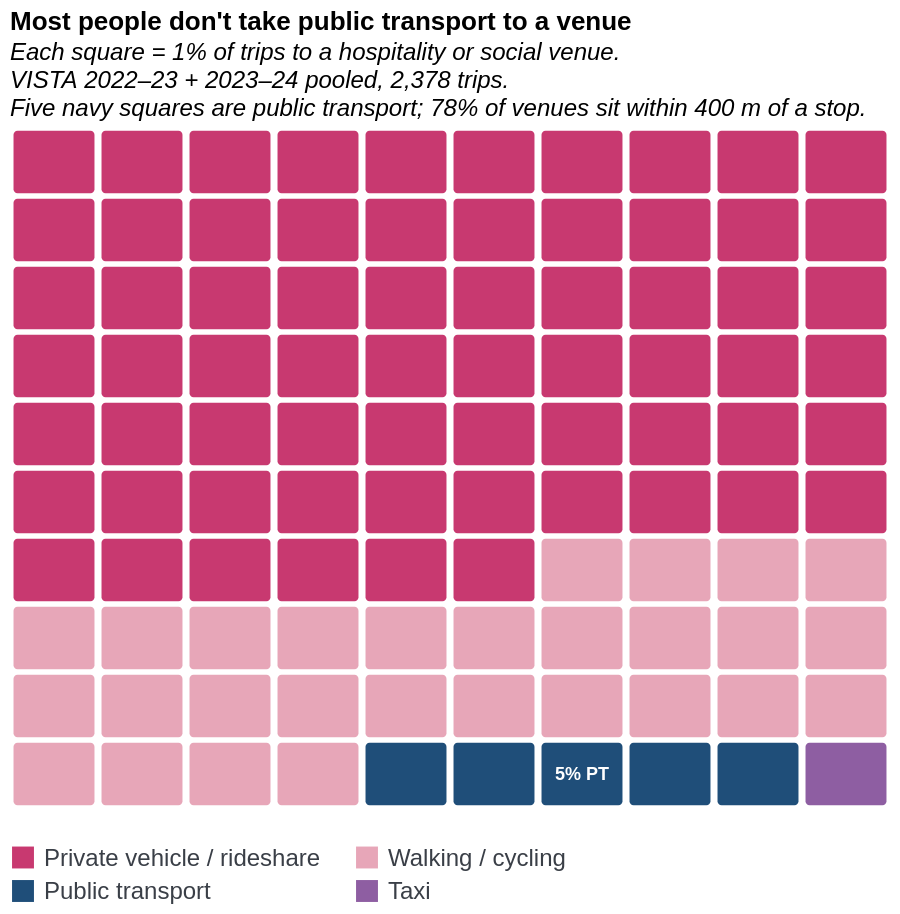

The Vega-Lite source for this figure:
### Vega-Lite specification from a JSON file in a GitHub repository (floating-point values rounded to 4 significant figures)
{"$schema": "https://vega.github.io/schema/vega-lite/v5.json", "description": "Chart 21 — Waffle unit chart: 100 boxes each = 1 percentage point of trips to a hospitality or social venue by main mode. VISTA 2022-23 + 2023-24 pooled, 2,378 surveyed trips. Each box is generated inline via a sequence transform — no CSV required. The layout is a 10x10 grid with 44 px horizontal steps and 34 px vertical steps, keeping the plotted height aligned with chart-19 while making the boxes wider. Five navy boxes (indices 94–98) are public transport (5.3% rounded to 5), sitting in the bottom row against a sea of grey (66 car boxes) and light-grey (28 walking boxes). The visual makes the 5-vs-66 asymmetry visceral rather than merely numerical. The proximity paradox hook ('78% of venues sit within 400 m of a stop') is embedded in the wrapped subtitle. Data: VISTA, DTP Victoria, CC BY 4.0; derived by scripts/derive_hospitality_modes.py.", "title": {"text": "Most people don't take public transport to a venue", "subtitle": ["Each square = 1% of trips to a hospitality or social venue.", "VISTA 2022–23 + 2023–24 pooled, 2,378 trips.", "Five navy squares are public transport; 78% of venues sit within 400 m of a stop."], "anchor": "start", "subtitleFontStyle": "italic"}, "width": {"step": 44}, "height": {"step": 34}, "data": {"sequence": {"start": 0, "stop": 100, "as": "index"}}, "transform": [{"calculate": "datum.index % 10", "as": "col"}, {"calculate": "floor(datum.index / 10)", "as": "row"}, {"calculate": "datum.index < 66 ? 'Private vehicle / rideshare' : datum.index < 94 ? 'Walking / cycling' : datum.index < 99 ? 'Public transport' : 'Taxi'", "as": "mode_group"}, {"calculate": "datum.mode_group == 'Private vehicle / rideshare' ? '65.7%' : datum.mode_group == 'Walking / cycling' ? '27.5%' : datum.mode_group == 'Public transport' ? '5.3%' : '1.2%'", "as": "share_label"}], "layer": [{"mark": {"type": "rect", "cornerRadius": 2}, "encoding": {"x": {"field": "col", "type": "ordinal", "title": null, "axis": null, "scale": {"paddingInner": 0.08, "paddingOuter": 0.04}}, "y": {"field": "row", "type": "ordinal", "title": null, "axis": null, "scale": {"paddingInner": 0.08, "paddingOuter": 0.04}}, "color": {"field": "mode_group", "type": "nominal", "title": null, "scale": {"domain": ["Private vehicle / rideshare", "Walking / cycling", "Public transport", "Taxi"], "range": ["#C83970", "#e7a6b8", "#1f4e79", "#8e5ea2"]}, "legend": {"orient": "bottom", "columns": 2, "labelFontSize": 12, "labelColor": "#3a3f47", "symbolSize": 120, "columnPadding": 16, "rowPadding": 4}}, "tooltip": [{"field": "mode_group", "title": "Mode"}, {"field": "share_label", "title": "Share of trips"}]}}, {"description": "Direct label on the five navy PT squares — makes the 5% figure readable without consulting the legend.", "transform": [{"filter": "datum.index == 96"}], "mark": {"type": "text", "align": "center", "baseline": "middle", "fontSize": 9, "fontWeight": "bold", "color": "white", "text": "5% PT"}, "encoding": {"x": {"field": "col", "type": "ordinal", "scale": {"paddingInner": 0.08, "paddingOuter": 0.04}}, "y": {"field": "row", "type": "ordinal", "scale": {"paddingInner": 0.08, "paddingOuter": 0.04}}}}], "config": {"view": {"stroke": null}, "axis": {"labelColor": "#3a3f47", "titleColor": "#3a3f47"}}}
